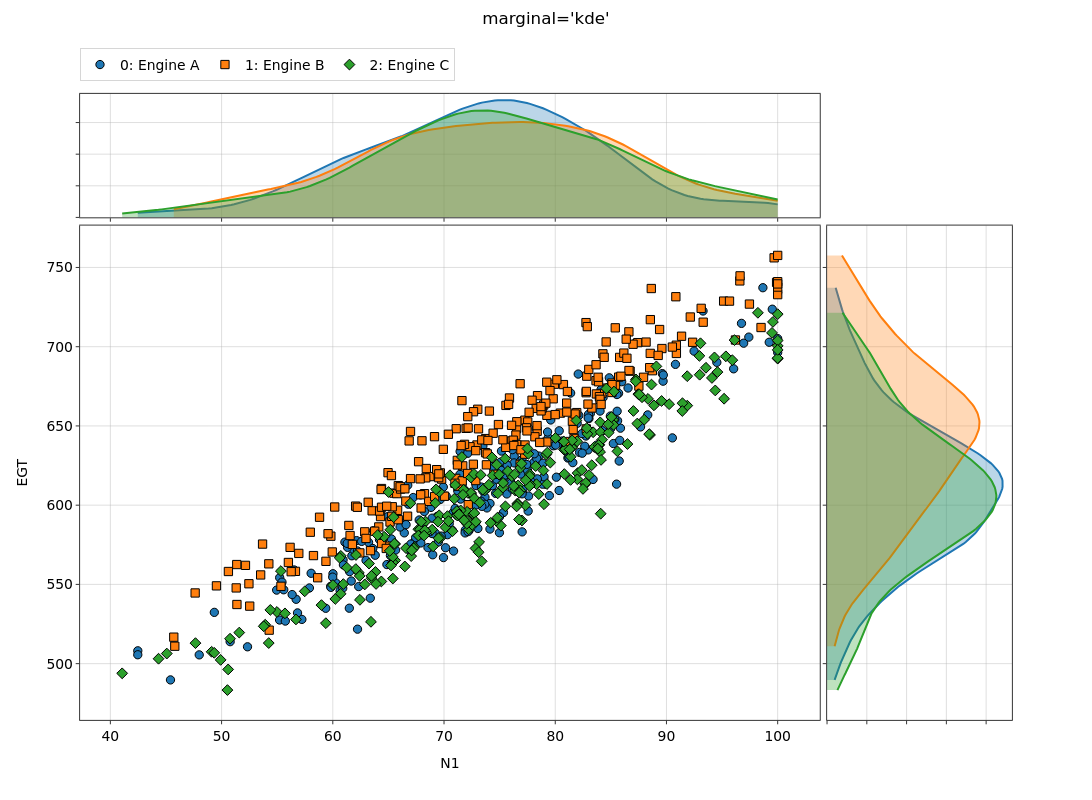

Notebook cell for this chart:
### Code cell
nb.plot_marginal(marginal='kde', suptitle="marginal='kde'")   # x / y are remembered from the last call

### Figure 1 — Plotly figure (JSON) as saved in the notebook; plotly's stock layout.template omitted (floating-point values rounded to 4 significant figures; data arrays with more than 128 entries replaced by an {"elided": "..."} marker saying what was removed)
{"data": [{"hovertemplate": "<b><u>Set: 0</u></b><br><b>Engine A</b><br>N1: %{x:.2f}<br>EGT: %{y:.2f}<extra></extra>", "legendgroup": "group_0", "legendrank": 1000, "line": {"color": "#1f77b4", "width": 2}, "marker": {"color": "#1f77b4", "line": {"color": "black", "width": 1}, "size": 8.3, "symbol": "circle"}, "mode": "markers", "name": "0: Engine A", "opacity": 1, "showlegend": true, "type": "scatter", "x": {"elided": "250 float values"}, "xaxis": "x3", "y": {"elided": "250 float values"}, "yaxis": "y3"}, {"fill": "tozeroy", "fillcolor": "rgba(31,119,180,0.3)", "hovertemplate": "0: Engine A<br>%{x:.3g}: %{y:.3g}<extra></extra>", "legendgroup": "group_0", "legendrank": 1000, "line": {"color": "#1f77b4", "width": 2}, "mode": "lines", "name": "0: Engine A", "opacity": 0.7, "showlegend": false, "type": "scatter", "x": {"elided": "200 float values"}, "xaxis": "x", "y": {"elided": "200 float values"}, "yaxis": "y"}, {"fill": "tozerox", "fillcolor": "rgba(31,119,180,0.3)", "hovertemplate": "0: Engine A<br>%{y:.3g}: %{x:.3g}<extra></extra>", "legendgroup": "group_0", "legendrank": 1000, "line": {"color": "#1f77b4", "width": 2}, "mode": "lines", "name": "0: Engine A", "opacity": 0.7, "showlegend": false, "type": "scatter", "x": {"elided": "200 float values"}, "xaxis": "x4", "y": {"elided": "200 float values"}, "yaxis": "y4"}, {"hovertemplate": "<b><u>Set: 1</u></b><br><b>Engine B</b><br>N1: %{x:.2f}<br>EGT: %{y:.2f}<extra></extra>", "legendgroup": "group_1", "legendrank": 1001, "line": {"color": "#ff7f0e", "width": 2}, "marker": {"color": "#ff7f0e", "line": {"color": "black", "width": 1}, "size": 8.3, "symbol": "square"}, "mode": "markers", "name": "1: Engine B", "opacity": 1, "showlegend": true, "type": "scatter", "x": {"elided": "250 float values"}, "xaxis": "x3", "y": {"elided": "250 float values"}, "yaxis": "y3"}, {"fill": "tozeroy", "fillcolor": "rgba(255,127,14,0.3)", "hovertemplate": "1: Engine B<br>%{x:.3g}: %{y:.3g}<extra></extra>", "legendgroup": "group_1", "legendrank": 1001, "line": {"color": "#ff7f0e", "width": 2}, "mode": "lines", "name": "1: Engine B", "opacity": 0.7, "showlegend": false, "type": "scatter", "x": {"elided": "200 float values"}, "xaxis": "x", "y": {"elided": "200 float values"}, "yaxis": "y"}, {"fill": "tozerox", "fillcolor": "rgba(255,127,14,0.3)", "hovertemplate": "1: Engine B<br>%{y:.3g}: %{x:.3g}<extra></extra>", "legendgroup": "group_1", "legendrank": 1001, "line": {"color": "#ff7f0e", "width": 2}, "mode": "lines", "name": "1: Engine B", "opacity": 0.7, "showlegend": false, "type": "scatter", "x": {"elided": "200 float values"}, "xaxis": "x4", "y": {"elided": "200 float values"}, "yaxis": "y4"}, {"hovertemplate": "<b><u>Set: 2</u></b><br><b>Engine C</b><br>N1: %{x:.2f}<br>EGT: %{y:.2f}<extra></extra>", "legendgroup": "group_2", "legendrank": 1002, "line": {"color": "#2ca02c", "width": 2}, "marker": {"color": "#2ca02c", "line": {"color": "black", "width": 1}, "size": 8.3, "symbol": "diamond"}, "mode": "markers", "name": "2: Engine C", "opacity": 1, "showlegend": true, "type": "scatter", "x": {"elided": "250 float values"}, "xaxis": "x3", "y": {"elided": "250 float values"}, "yaxis": "y3"}, {"fill": "tozeroy", "fillcolor": "rgba(44,160,44,0.3)", "hovertemplate": "2: Engine C<br>%{x:.3g}: %{y:.3g}<extra></extra>", "legendgroup": "group_2", "legendrank": 1002, "line": {"color": "#2ca02c", "width": 2}, "mode": "lines", "name": "2: Engine C", "opacity": 0.7, "showlegend": false, "type": "scatter", "x": {"elided": "200 float values"}, "xaxis": "x", "y": {"elided": "200 float values"}, "yaxis": "y"}, {"fill": "tozerox", "fillcolor": "rgba(44,160,44,0.3)", "hovertemplate": "2: Engine C<br>%{y:.3g}: %{x:.3g}<extra></extra>", "legendgroup": "group_2", "legendrank": 1002, "line": {"color": "#2ca02c", "width": 2}, "mode": "lines", "name": "2: Engine C", "opacity": 0.7, "showlegend": false, "type": "scatter", "x": {"elided": "200 float values"}, "xaxis": "x4", "y": {"elided": "200 float values"}, "yaxis": "y4"}], "layout": {"barmode": "overlay", "height": 800, "hoverlabel": {"font": {"size": 13.9}}, "legend": {"font": {"size": 13.9}, "orientation": "h", "x": 0, "xanchor": "left", "y": 0.9397, "yanchor": "top", "yref": "container"}, "margin": {"r": 80, "t": 86.22}, "meta": {"uc_legend_rows": 1}, "showlegend": true, "title": {"font": {"size": 16.7}, "text": "marginal='kde'", "x": 0.5, "xanchor": "center", "y": 0.985, "yanchor": "top", "yref": "container"}, "width": 1200, "xaxis": {"anchor": "y", "domain": [0, 0.7938], "matches": "x3", "showticklabels": false, "tickfont": {"size": 13.9}, "title": {"font": {"size": 13.9}}}, "xaxis2": {"anchor": "y2", "domain": [0.8002, 1], "tickfont": {"size": 13.9}, "title": {"font": {"size": 13.9}}, "visible": false}, "xaxis3": {"anchor": "y3", "domain": [0, 0.7938], "tickfont": {"size": 13.9}, "title": {"font": {"size": 13.9}, "standoff": 15, "text": "N1"}}, "xaxis4": {"anchor": "y4", "domain": [0.8015, 1], "showticklabels": false, "tickfont": {"size": 13.9}, "title": {"font": {"size": 13.9}}}, "yaxis": {"anchor": "x", "domain": [0.8026, 1], "showticklabels": false, "tickfont": {"size": 13.9}, "title": {"font": {"size": 13.9}}}, "yaxis2": {"anchor": "x2", "domain": [0.8002, 1], "tickfont": {"size": 13.9}, "title": {"font": {"size": 13.9}}, "visible": false}, "yaxis3": {"anchor": "x3", "domain": [0, 0.7897], "tickfont": {"size": 13.9}, "title": {"font": {"size": 13.9}, "standoff": 15, "text": "EGT"}}, "yaxis4": {"anchor": "x4", "domain": [0, 0.7897], "matches": "y3", "showticklabels": false, "tickfont": {"size": 13.9}, "title": {"font": {"size": 13.9}}}}}
